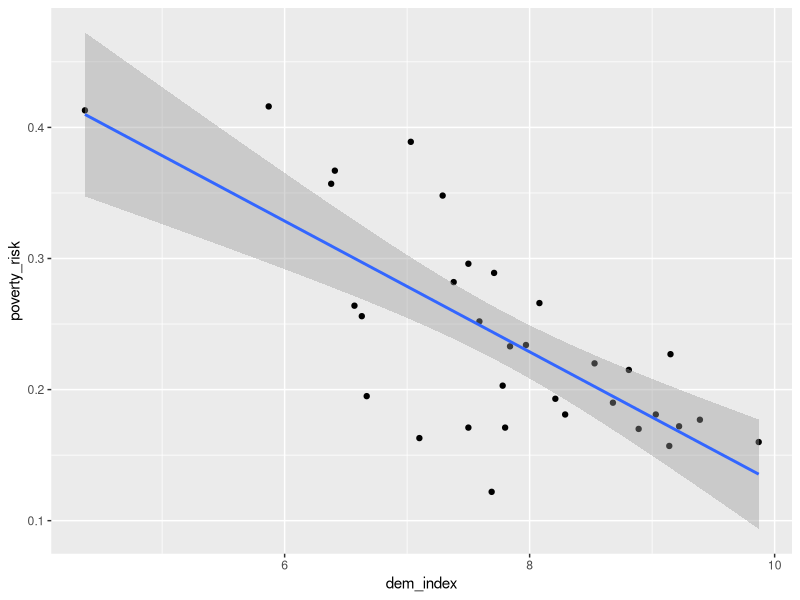
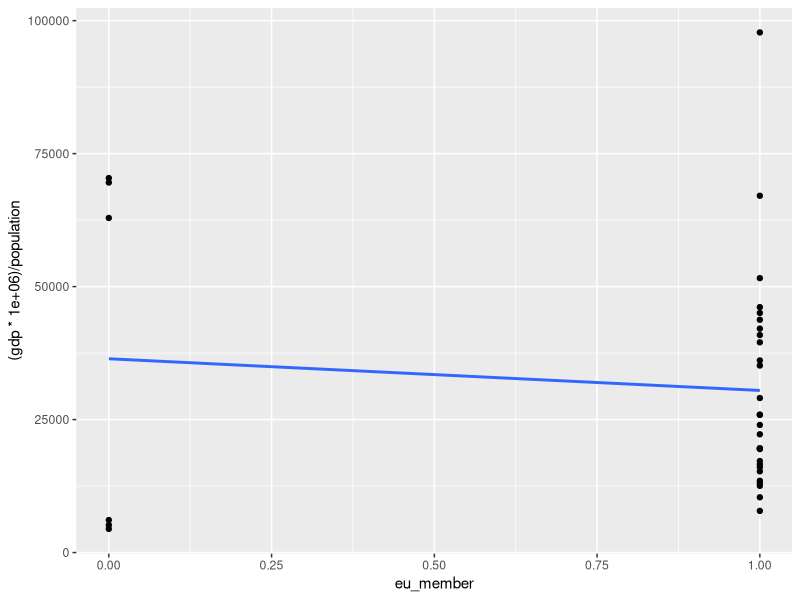

Write R code to recreate these figures, in order.
## ---- chunk 1
knitr::opts_chunk$set(echo = TRUE, eval = F)
## ---- chunk 2

library(tidyverse) # for pipes, count function and ggplot
countries = read.csv("data/countries.csv")
## ---- chunk 3

countries %>% ggplot(aes(x=dem_index, y=poverty_risk))+geom_point()+geom_smooth(method = "lm") # remember to visualize before modeling 

mod1 = lm(poverty_risk ~ dem_index, data = countries)
## ---- chunk 4
summary(mod1)

"Intercept - the expected proportion of people at the risk of poverty in a country with the democracy index of zero. In such country, we would expect to see 63% (0.63) of people at the risk of poverty."

"dem_index - the difference in the expected proportion of people at the risk of povery when the democracy index raises by one. According to our model, countries with 1 additional point on the democracy index have on average 5 percentage points smaller proportion of people at the risk of poverty"
## ---- chunk 5
"Not really, it is only technical. On inspection of the data, you will notice there are no countries in the sample even close to the democracy index of 0. So the interpetation is, in fact, a wild extrapolation to an area for which we have no data."
## ---- chunk 6
countries$dem_index_c = countries$dem_index - mean(countries$dem_index, na.rm = TRUE)

mod2 = lm(poverty_risk ~ dem_index_c, data = countries)
summary(mod2)

"The intercept now represents the proportion of people at the risk of poverty in a country with average democracy index (average within our sample, of course). This is much more useful. The interpretation of the slope coefficient does not change."
## ---- chunk 7

str(countries$di_cat) # check that the variable is not coded as numeric
countries %>% count(di_cat) # out of curiosity, we look at a basic frequency table

mod3 = lm(poverty_risk ~ di_cat, data = countries)
summary(mod3)

"We did not have to do anything special before running the model, just check that that the di_cat variable is not coded as numeric. Since it is not, R automatically transforms it into factor (if it is not a factor yet) and then to dummies. It automatically includes only k-1 of the dummies in the model. We see, looking at the intercepts, that full democracy have 6 percentage points less people living in poverty, on average, compared to Flawed democracies. Hybrid democracies, on the other hand, have 16 percentage points higher povery rate the Flawed democracies, on average. But what is the poverty rate of Flawed democracies to begin with? It is the intercept, i.e. 25.5 %."
## ---- chunk 8

countries <-
  countries %>% mutate(percapita_gdp = (gdp*1000000) / population)

mod1  = lm(percapita_gdp ~ eu_member, data = countries)
summary(mod1)

"The average per-capita GDP in countries which are not EU members is 36 432 EUR. The average per-capita income in countries which are EU members is 5956 EUR less, that is 30476. However, the precision of the estimate of the difference is poor. Standard error is huge and p value is very far from the standard significance treshold of 0.05. Hence the result is purely descriptive for the sample. Also remember that regression estimates for one binary predictor are just a form of expressing the group means. Compare with the code below."

countries %>% group_by(eu_member) %>% summarise(mean = mean((gdp*1000000) / population, na.rm=TRUE))
## ---- chunk 9

countries %>% 
  mutate(eu_member = as.numeric(eu_member=="yes")) %>% # need to transform to numeric for geom_smooth to work
  ggplot(aes(x=eu_member, y = (gdp*1000000) / population)) + geom_point() + geom_smooth(method = "lm", se = FALSE)

"There are many ways to plot data and get insights. Our solution shows that the countries which are not in EU are of two distinct kinds. They either have very low per-capita GDP, or very high per-capita GDP. On avarage, they have a little higher per-capita GDP than EU members, but there are actually no 'average' non-EU countries."

## ---- chunk 10

countries %>% filter(code == "CZ") # Czechia is the 3rd row (variable X is the row number)

mod1$residuals[3] # this is the answer, Czechia's per-capita GDP is almost 11 000 EUR smaller than the mean of EU countries 
mod1$fitted.values[3] # this is the predicted values, i.e. the mean of EU countries
countries %>% group_by(eu_member) %>% summarise(mean(percapita_gdp), na.rm = TRUE) # you can check OLs peridiction in this case is nothing else than a group mean
mod1$model[3,] # this is the actual value of Czechia's per-capita GDP


